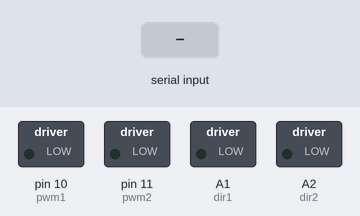
The sketch below on a simulated Arduino Uno, built with avr-gcc and run on an emulated ATmega328P. Shown: switched loads named in the sketch (green lamp = pin HIGH). The inputs (shaded band) are chosen by the test bench.

Above: at 1.2 s.
1.3 s: "TL" received over Serial
At 3.4 s:
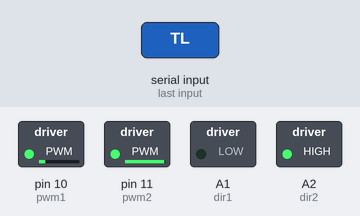
4.3 s: "TD" received over Serial
At 6.2 s:
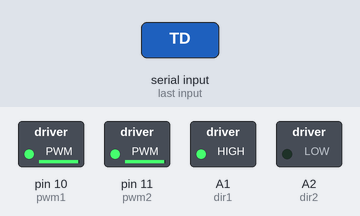
7.3 s: "TR" received over Serial
At 9.7 s:
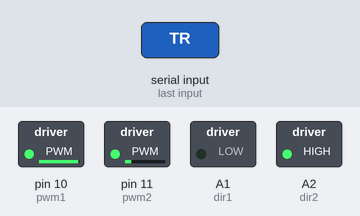
10.3 s: "TF" received over Serial
At 13.0 s:
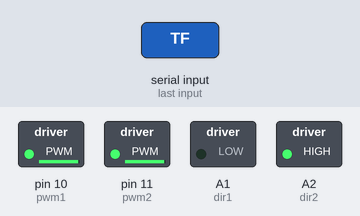
13.3 s: "TK" received over Serial
At 14.4 s:
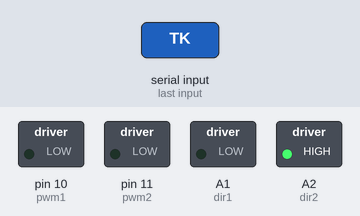
Timing chart, 0 to 16.0 s (numbered marks = the images above; inputs shaded):
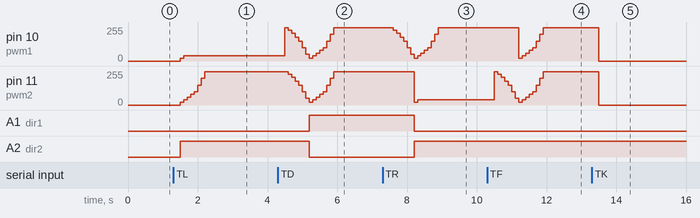

The sketch:

Tank_Controller.ino
```cpp
char command;
String string;
int pwm1 = 10;
int dir1 = A1;
int pwm2 = 11;
int dir2 = A2;
bool motor1forward = false;
bool motor2forward = false;
bool motor1reverse = false;
bool motor2reverse = false;
bool motor1turn = false;
bool motor2turn = false;

  void setup()
  {
    Serial.begin(9600);
    pinMode(pwm1, OUTPUT);
    pinMode(dir1, OUTPUT);
    pinMode(pwm2, OUTPUT);
    pinMode(dir2, OUTPUT);

  }

  void loop()
  {
    if (Serial.available() > 0)
    {string = "";

    while(Serial.available() > 0)
    {
      command = ((byte)Serial.read());

      if(command == ':')
      {
        break;
      }

      else
      {
        string += command;
      }

      delay(100);
    }

    if(string == "TL")
    {
        if(motor2turn == true && motor1forward == true){
          digitalWrite(pwm2, LOW);
          rampDownMotorTwo();
          digitalWrite(pwm1, LOW);
          motor2turn = false;
          motor1forward = false;
        }
        if(motor2forward == true){
          rampDownMotorTwo();
          digitalWrite(pwm2, LOW);
        }
        if(motor2reverse == true){
          rampDownMotorTwo();
          digitalWrite(pwm2, LOW);
        }
        digitalWrite(dir1, LOW);
        digitalWrite(dir2, HIGH);
        analogWrite(pwm2, 20);
        analogWrite(pwm1, 20);
        delay(100);
        analogWrite(pwm2, 40);
        analogWrite(pwm1, 40);
        delay(100);
        analogWrite(pwm2, 60);
        delay(100);
        analogWrite(pwm2, 80);
        delay(100);
        analogWrite(pwm2, 100);
        delay(100);
        analogWrite(pwm2, 150);
        delay(100);
        analogWrite(pwm2, 200);
        delay(100);
        analogWrite(pwm2, 250);
        motor1reverse = false;
        motor2reverse = false;
        motor2forward = true;
        motor1forward = true;
        motor1turn = true;
        motor2turn = false;
    }

    if(string =="TD")
    {
        if(motor1forward == true && motor2forward == true){
          rampDownBothMotors();
          digitalWrite(pwm2, LOW);
          digitalWrite(pwm1, LOW);
          motor2forward = false;
          motor1forward = false;
        }
        if(motor1turn == true && motor2forward == true){
          digitalWrite(pwm1, LOW);
          rampDownMotorTwo();
          digitalWrite(pwm2, LOW);
          motor1turn = false;
          motor2forward = false;
        }
        if(motor2turn == true && motor1forward == true){
          digitalWrite(pwm2, LOW);
          rampDownMotorTwo();
          digitalWrite(pwm1, LOW);
          motor2turn = false;
          motor1forward = false;
        }
        if(motor1forward == true){
          rampDownMotorOne();
          digitalWrite(pwm1, LOW);
        }
        if(motor2forward == true){
          rampDownMotorTwo();
          digitalWrite(pwm2, LOW);
        }
        digitalWrite(dir1, HIGH);
        digitalWrite(dir2, LOW);
        analogWrite(pwm2, 20);
        analogWrite(pwm1, 20);
        delay(100);
        analogWrite(pwm2, 40);
        analogWrite(pwm1, 40);
        delay(100);
        analogWrite(pwm2, 60);
        analogWrite(pwm1, 60);
        delay(100);
        analogWrite(pwm2, 80);
        analogWrite(pwm1, 80);
        delay(100);
        analogWrite(pwm2, 100);
        analogWrite(pwm1, 100);
        delay(100);
        analogWrite(pwm2, 150);
        analogWrite(pwm1, 150);
        delay(100);
        analogWrite(pwm2, 200);
        analogWrite(pwm1, 200);
        delay(100);
        analogWrite(pwm2, 250);
        analogWrite(pwm1, 250);
        motor1reverse = true;
        motor2reverse = true;
        motor2forward = false;
        motor1forward = false;
        motor1turn = false;
        motor2turn = false;

    }
    if(string == "TF")
    {
        if(motor1reverse == true && motor2reverse == true){
          rampDownBothMotors();
          digitalWrite(pwm2, LOW);
          digitalWrite(pwm1, LOW);
          motor1reverse = false;
          motor2reverse = false;
        }
        if(motor1turn == true && motor2forward == true){
          digitalWrite(pwm1, LOW);
          rampDownMotorTwo();
          digitalWrite(pwm2, LOW);
          motor1turn = false;
          motor2forward = false;
        }
        if(motor2turn == true && motor1forward == true){
          digitalWrite(pwm2, LOW);
          rampDownMotorTwo();
          digitalWrite(pwm1, LOW);
          motor2turn = false;
          motor1forward = false;
        }
        if(motor1reverse == true){
          rampDownMotorOne();
          digitalWrite(pwm1, LOW);
        }
        if(motor2reverse == true){
          rampDownMotorTwo();
          digitalWrite(pwm2, LOW);
        }
        digitalWrite(dir1, LOW);
        digitalWrite(dir2, HIGH);
        analogWrite(pwm2, 20);
        analogWrite(pwm1, 20);
        delay(100);
        analogWrite(pwm2, 40);
        analogWrite(pwm1, 40);
        delay(100);
        analogWrite(pwm2, 60);
        analogWrite(pwm1, 60);
        delay(100);
        analogWrite(pwm2, 80);
        analogWrite(pwm1, 80);
        delay(100);
        analogWrite(pwm2, 100);
        analogWrite(pwm1, 100);
        delay(100);
        analogWrite(pwm2, 150);
        analogWrite(pwm1, 150);
        delay(100);
        analogWrite(pwm2, 200);
        analogWrite(pwm1, 200);
        delay(100);
        analogWrite(pwm2, 250);
        analogWrite(pwm1, 250);
        motor1reverse = false;
        motor2reverse = false;
        motor2forward = true;
        motor1forward = true;
        motor1turn = false;
        motor2turn = false;
    }
    if(string == "TR")
    {
        if(motor1turn == true && motor2forward == true){
          digitalWrite(pwm1, LOW);
          rampDownMotorTwo();
          digitalWrite(pwm2, LOW);
          motor1turn = false;
          motor2forward = false;
        }
        if(motor1forward == true){
          rampDownMotorOne();
          digitalWrite(pwm1, LOW);
        }
        if(motor1reverse == true){
          rampDownMotorOne();
          digitalWrite(pwm1, LOW);
        }
        digitalWrite(dir1, LOW);
        digitalWrite(dir2, HIGH);
        analogWrite(pwm2, 20);
        analogWrite(pwm1, 20);
        delay(100);
        analogWrite(pwm2, 40);
        analogWrite(pwm1, 40);
        delay(100);
        analogWrite(pwm1, 60);
        delay(100);
        analogWrite(pwm1, 80);
        delay(100);
        analogWrite(pwm1, 100);
        delay(100);
        analogWrite(pwm1, 150);
        delay(100);
        analogWrite(pwm1, 200);
        delay(100);
        analogWrite(pwm1, 250);
        motor1reverse = false;
        motor2reverse = false;
        motor2forward = true;
        motor1forward = true;
        motor1turn = false;
        motor2turn = true;
    }
    if(string == "TK")
    {
        digitalWrite(pwm1, LOW);
        digitalWrite(pwm2, LOW);
        motor1reverse = false;
        motor2reverse = false;
        motor2forward = false;
        motor1forward = false;
        motor1turn = false;
        motor2turn = false;
    }
    }
 }

void rampDownMotorOne()
{
  //this function will ramp down motor one
  analogWrite(pwm1, 250);
  delay(100);
  analogWrite(pwm1, 230);
  delay(100);
  analogWrite(pwm1, 210);
  delay(100);
  analogWrite(pwm1, 180);
  delay(100);
  analogWrite(pwm1, 150);
  delay(100);
  analogWrite(pwm1, 100);
  delay(100);
  analogWrite(pwm1, 50);
  delay(100);
  digitalWrite(pwm1, LOW);
}
void rampDownMotorTwo()
{
  //this function will ramp down motor one
  analogWrite(pwm2, 250);
  delay(100);
  analogWrite(pwm2, 230);
  delay(100);
  analogWrite(pwm2, 210);
  delay(100);
  analogWrite(pwm2, 180);
  delay(100);
  analogWrite(pwm2, 150);
  delay(100);
  analogWrite(pwm2, 100);
  delay(100);
  analogWrite(pwm2, 50);
  delay(100);
  digitalWrite(pwm2, LOW);
}
void rampUpBothMotors(){
  analogWrite(pwm2, 20);
  analogWrite(pwm1, 20);
  delay(100);
  analogWrite(pwm2, 40);
  analogWrite(pwm1, 40);
  delay(100);
  analogWrite(pwm2, 60);
  analogWrite(pwm1, 60);
  delay(100);
  analogWrite(pwm2, 80);
  analogWrite(pwm1, 80);
  delay(100);
  analogWrite(pwm2, 100);
  analogWrite(pwm1, 100);
  delay(100);
  analogWrite(pwm2, 150);
  analogWrite(pwm1, 150);
  delay(100);
  analogWrite(pwm2, 200);
  analogWrite(pwm1, 200);
  delay(100);
  analogWrite(pwm2, 250);
  analogWrite(pwm1, 250);
}
void rampDownBothMotors(){
  analogWrite(pwm2, 250);
  analogWrite(pwm1, 250);
  delay(100);
  analogWrite(pwm2, 230);
  analogWrite(pwm1, 230);
  delay(100);
  analogWrite(pwm2, 210);
  analogWrite(pwm1, 210);
  delay(100);
  analogWrite(pwm2, 180);
  analogWrite(pwm1, 180);
  delay(100);
  analogWrite(pwm2, 150);
  analogWrite(pwm1, 150);
  delay(100);
  analogWrite(pwm2, 100);
  analogWrite(pwm1, 100);
  delay(100);
  analogWrite(pwm2, 50);
  analogWrite(pwm1, 50);
  delay(100);
  digitalWrite(pwm2, LOW);
  digitalWrite(pwm1, LOW);
}
```

Measured:
- after the input at 1.3 s, pin 10 (pwm1): 0/255 → 20/255 after 0.20 s, → 40/255 0.10 s later; pin 11 (pwm2): moves from 0/255 to 250/255 over 0.70 s, starting after 0.20 s; A2 (dir2): LOW → HIGH after 0.20 s
- after the input at 4.3 s, pin 10 (pwm1): 40/255 → 250/255 after 0.20 s, → 230/255 0.10 s later, → 210/255 0.10 s later, → 180/255 0.10 s later, … (15 changes in this stretch); pin 11 (pwm2): 250/255 → 230/255 after 0.30 s, → 210/255 0.10 s later, → 180/255 0.10 s later, → 150/255 0.10 s later, … (14 changes in this stretch)
- after the input at 7.3 s, pin 10 (pwm1): 250/255 → 230/255 after 0.30 s, → 210/255 0.10 s later, → 180/255 0.10 s later, → 150/255 0.10 s later, … (14 changes in this stretch); pin 11 (pwm2): 250/255 → 20/255 after 0.90 s, → 40/255 0.10 s later; A1 (dir1): HIGH → LOW after 0.90 s; A2 (dir2): LOW → HIGH after 0.90 s
- after the input at 10.3 s, pin 10 (pwm1): 250/255 → 20/255 after 0.90 s, → 40/255 0.10 s later, → 60/255 0.10 s later, → 80/255 0.10 s later, … (8 changes in this stretch); pin 11 (pwm2): 40/255 → 250/255 after 0.20 s, → 230/255 0.10 s later, → 210/255 0.10 s later, → 180/255 0.10 s later, … (15 changes in this stretch)
- after the input at 13.3 s, pin 10 (pwm1), pin 11 (pwm2): 250/255 → 0/255 after 0.20 s
